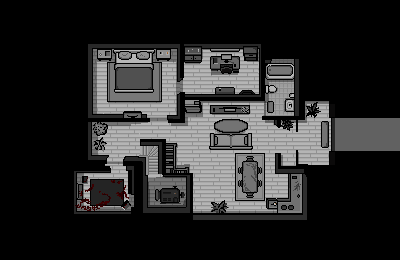

A 2D game scene composited from a Tiled map and its tileset images. What follows is a short description and the map's XML, with each tile layer's data collapsed to a summary:
An orthogonal 1x1 tile map with 400x260 px tiles, 1 tile layer (Tile Layer 1) and 139 objects (matches, symbol_3, bath_salt, razor, symbol_1, ...).

<map version="1.10" tiledversion="1.12.2" orientation="orthogonal" renderorder="right-down" width="1" height="1" tilewidth="400" tileheight="260" infinite="0" nextlayerid="12" nextobjectid="199">
 <editorsettings>
  <export target="main.lua" format="lua" />
 </editorsettings>
 <tileset firstgid="1" source="map.tsx" />
 <layer id="1" name="Tile Layer 1" width="1" height="1" locked="1">
  <data>[1 cells, 1 non-empty, 1 distinct tile ids]</data>
 </layer>
 <objectgroup id="2" name="walls" locked="1">
  <object id="3" x="82.0856" y="41.5495" width="5.06701" height="126.169" />
  <object id="4" x="87.1526" y="160.371" width="17.2278" height="7.34717" />
  <object id="5" x="104.38" y="160.371" width="2.0268" height="3.04021" />
  <object id="6" x="104.634" y="166.705" width="4.81366" height="4.05361" />
  <object id="7" x="79.8054" y="168.225" width="31.1621" height="4.30696" />
  <object id="8" x="70.4315" y="165.185" width="9.37397" height="7.34717" />
  <object id="9" x="70.4315" y="165.185" width="5.32036" height="54.4704" />
  <object id="10" x="75.7518" y="210.788" width="66.3778" height="8.86727" />
  <object id="11" x="134.782" y="159.611" width="7.34717" height="51.1768" />
  <object id="12" x="123.382" y="159.611" width="11.4008" height="6.08041" />
  <object id="14" x="125.409" y="166.451" width="8.36057" height="3.80026" />
  <object id="15" x="131.236" y="172.025" width="3.29356" height="22.8016" />
  <object id="16" x="131.236" y="207.747" width="5.32036" height="8.10722" />
  <object id="17" x="74.7384" y="183.933" width="8.36057" height="16.2144" />
  <object id="18" x="141.37" y="212.308" width="164.931" height="6.84047" />
  <object id="19" x="302.501" y="163.918" width="3.80026" height="48.39" />
  <object id="21" x="140.182" y="139" width="25.6364" height="3.81818" />
  <object id="22" x="162.091" y="142.818" width="3.72727" height="31.9091" />
  <object id="23" x="162.182" y="174.273" width="30.7273" height="0.454545" />
  <object id="24" x="185.909" y="173" width="7" height="1.27273" />
  <object id="25" x="163.364" y="173.818" width="29.4545" height="3" />
  <object id="26" x="186.182" y="172.909" width="6.90909" height="39.6364" />
  <object id="27" x="140" y="141.25" width="22.9375" height="4.8125" />
  <object id="28" x="158.188" y="141.25" width="4.8125" height="32.75" />
  <object id="29" x="162.688" y="143.063" width="14.0625" height="3.875" />
  <object id="30" x="165" y="146.938" width="10.875" height="26.5625" />
  <object id="31" x="175.875" y="167.938" width="12.9375" height="5.5625" />
  <object id="32" x="185.063" y="166.938" width="3.75" height="1" />
  <object id="33" x="-91.6364" y="162.432" width="145.5" height="99.75" />
  <object id="34" x="124" y="157.044" width="15.4889" height="2.48889" />
  <object id="35" x="125.089" y="156.022" width="13.9556" height="1.02222" />
  <object id="36" x="123.111" y="158.956" width="1.17778" height="1.28889" />
  <object id="37" x="139" y="157.063" width="6.8125" height="55.75" />
  <object id="38" x="145.813" y="174.875" width="2" height="37.9375" />
  <object id="39" x="147.5" y="207.063" width="40.125" height="5" />
  <object id="40" x="160.063" y="189.938" width="19.75" height="13.8125" />
  <object id="41" x="179" y="189.938" width="0.375" />
  <object id="42" x="161.188" y="187.875" width="17.8125" height="2.0625" />
  <object id="43" x="156.33" y="189.188" width="2.48295" height="11.8125" />
  <object id="44" x="158.5" y="191.375" width="5.6875" height="6.625" />
  <object id="45" x="157.063" y="196.25" width="5.4375" height="2.5625" />
  <object id="47" x="177.375" y="189.375" width="7.125" height="8.25" />
  <object id="48" x="242.625" y="161.5" width="15" height="31.125" />
  <object id="58" x="266.5" y="198" width="10.75" height="10.5" />
  <object id="59" x="278.125" y="198.125" width="24.125" height="15.75" />
  <object id="60" x="288.75" y="166.25" width="13.5" height="31.875" />
  <object id="61" x="274.875" y="153.125" width="5.375" height="20.625" />
  <object id="62" x="280.25" y="166.375" width="12.75" height="7.375" />
  <object id="63" x="296.5" y="164.375" width="6.5" height="5" />
  <object id="64" x="296.5" y="149.5" width="1.625" height="14.875" />
  <object id="65" x="305.25" y="164.5" width="100" height="98" />
  <object id="66" x="330.5" y="151.25" width="81.5" height="13.75" />
  <object id="67" x="329.75" y="151" width="2" height="14.75" />
  <object id="69" x="293.75" y="68.5" width="117.5" height="30.5" />
  <object id="71" x="305.75" y="100.75" width="14.25" height="17.5" />
  <object id="72" x="294.5" y="95.75" width="11.25" height="23" />
  <object id="73" x="261.25" y="116" width="33.25" height="2.5" />
  <object id="74" x="261" y="118.5" width="44.75" height="1.75" />
  <object id="75" x="296.125" y="119.688" width="2" height="12.0625" />
  <object id="76" x="273.25" y="119.063" width="19.8125" height="8.5" />
  <object id="77" x="291.75" y="127.563" width="1.3125" />
  <object id="78" x="282.813" y="127.063" width="6.875" height="3.875" />
  <object id="80" x="329.455" y="151.091" width="4.54545" height="18.8182" />
  <object id="81" x="259" y="34.875" width="39.875" height="44.125" />
  <object id="82" x="260.625" y="85.25" width="15.625" height="7" />
  <object id="84" x="285.375" y="99" width="10.75" height="12.625" />
  <object id="85" x="259.125" y="70.875" width="5.375" height="29.875" />
  <object id="87" x="289.125" y="93.375" width="4.875" height="5.125" />
  <object id="88" x="209.5" y="132.5" width="42.75" height="17.375" />
  <object id="89" x="210.625" y="104.75" width="39" height="9.125" />
  <object id="90" x="184" y="94.625" width="76.25" height="5.375" />
  <object id="91" x="182.25" y="97.125" width="19.875" height="15.5" />
  <object id="92" x="177.25" y="93.875" width="7.625" height="28.625" />
  <object id="93" x="215.25" y="86.5" width="19.25" height="7.625" />
  <object id="94" x="210.5" y="56.125" width="28.125" height="16.375" />
  <object id="95" x="177.375" y="43.375" width="24" height="20.125" />
  <object id="96" x="200.875" y="43.375" width="59" height="4.75" />
  <object id="97" x="244.375" y="48.125" width="13.625" height="12.5" />
  <object id="98" x="210.25" y="46.125" width="29.375" height="6.125" />
  <object id="99" x="239.25" y="90.375" width="15.25" height="7" />
  <object id="100" x="86.5" y="156" width="20.875" height="5.125" />
  <object id="101" x="86.5" y="113.375" width="6.25" height="42.625" />
  <object id="102" x="89" y="116" width="16.875" height="34.625" />
  <object id="103" x="89" y="116" width="18.375" height="43.125" />
  <object id="104" x="86.75" y="42.75" width="5.625" height="73.375" />
  <object id="105" x="86.75" y="42.75" width="94.375" height="5.375" />
  <object id="106" x="156.625" y="47.125" width="14.5" height="13.875" />
  <object id="107" x="114.125" y="46.75" width="40.375" height="46" />
  <object id="108" x="97.375" y="44" width="14.25" height="16.875" />
  <object id="113" x="122.875" y="111.125" width="18.875" height="5.875" />
  <object id="114" x="140.5" y="114.25" width="6" height="7.125" />
  <object id="115" x="90.875" y="114.25" width="55.625" height="7.125" />
  <object id="116" x="144" y="118.125" width="5.625" height="3.5" />
  <object id="117" x="168.25" y="115.125" width="9.25" height="8" />
  <object id="118" x="177.125" y="59.5" width="6.375" height="22.25" />
  <object id="119" x="211.5" y="200.75" width="13.75" height="10.5" />
  </objectgroup>
 <objectgroup id="3" name="searchables">
  <!-- 42 objects omitted --></objectgroup>
 <objectgroup id="10" name="pickables">
  <!-- 18 objects omitted --></objectgroup>
 <objectgroup id="11" name="puzzles">
  <!-- 14 objects omitted --></objectgroup>
 <objectgroup id="4" name="doors">
  <!-- 11 objects omitted --></objectgroup>
 <objectgroup id="5" name="dialogues">
  <!-- 3 objects omitted --></objectgroup>
</map>
<!-- 43 of 139 objects omitted -->
